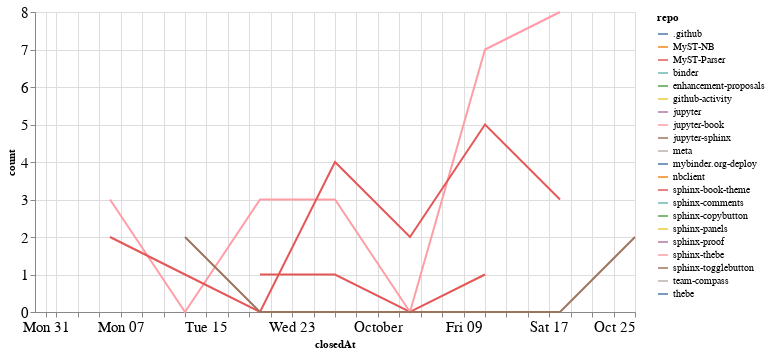

Notebook code cell kept with this figure:
### Code cell
closed_by_time = closed_by.groupby('repo').resample('W', on='closedAt').count()['author'].reset_index()
closed_by_time = closed_by_time.rename(columns={'author': 'count'})

alt.Chart(closed_by_time, width=600).mark_line().encode(
    x='closedAt',
    y='count',
    color='repo',
    tooltip="repo"
)

### Figure 1 — Vega-Lite specification as saved in the notebook (floating-point values rounded to 4 significant figures)
{"config": {"axisLeft": {"labelFontSize": 15}, "axisBottom": {"labelFontSize": 15}}, "data": {"name": "data-788c50a1cce8e19074c07eb468eab9c8"}, "mark": "line", "encoding": {"color": {"type": "nominal", "field": "repo"}, "tooltip": {"type": "nominal", "field": "repo"}, "x": {"type": "temporal", "field": "closedAt"}, "y": {"type": "quantitative", "field": "count"}}, "width": 600, "$schema": "https://vega.github.io/schema/vega-lite/v4.8.1.json", "datasets": {"data-788c50a1cce8e19074c07eb468eab9c8": [{"repo": ".github", "closedAt": "2020-08-30T00:00:00", "count": 1}, {"repo": "MyST-NB", "closedAt": "2020-09-06T00:00:00", "count": 1}, {"repo": "MyST-Parser", "closedAt": "2020-09-20T00:00:00", "count": 1}, {"repo": "MyST-Parser", "closedAt": "2020-09-27T00:00:00", "count": 1}, {"repo": "MyST-Parser", "closedAt": "2020-10-04T00:00:00", "count": 0}, {"repo": "MyST-Parser", "closedAt": "2020-10-11T00:00:00", "count": 1}, {"repo": "binder", "closedAt": "2020-10-18T00:00:00", "count": 1}, {"repo": "enhancement-proposals", "closedAt": "2020-08-30T00:00:00", "count": 1}, {"repo": "github-activity", "closedAt": "2020-10-11T00:00:00", "count": 1}, {"repo": "jupyter", "closedAt": "2020-10-11T00:00:00", "count": 1}, {"repo": "jupyter-book", "closedAt": "2020-09-06T00:00:00", "count": 3}, {"repo": "jupyter-book", "closedAt": "2020-09-13T00:00:00", "count": 0}, {"repo": "jupyter-book", "closedAt": "2020-09-20T00:00:00", "count": 3}, {"repo": "jupyter-book", "closedAt": "2020-09-27T00:00:00", "count": 3}, {"repo": "jupyter-book", "closedAt": "2020-10-04T00:00:00", "count": 0}, {"repo": "jupyter-book", "closedAt": "2020-10-11T00:00:00", "count": 7}, {"repo": "jupyter-book", "closedAt": "2020-10-18T00:00:00", "count": 8}, {"repo": "jupyter-sphinx", "closedAt": "2020-09-27T00:00:00", "count": 1}, {"repo": "meta", "closedAt": "2020-09-13T00:00:00", "count": 2}, {"repo": "mybinder.org-deploy", "closedAt": "2020-10-18T00:00:00", "count": 1}, {"repo": "nbclient", "closedAt": "2020-09-13T00:00:00", "count": 1}, {"repo": "sphinx-book-theme", "closedAt": "2020-09-06T00:00:00", "count": 2}, {"repo": "sphinx-book-theme", "closedAt": "2020-09-13T00:00:00", "count": 1}, {"repo": "sphinx-book-theme", "closedAt": "2020-09-20T00:00:00", "count": 0}, {"repo": "sphinx-book-theme", "closedAt": "2020-09-27T00:00:00", "count": 4}, {"repo": "sphinx-book-theme", "closedAt": "2020-10-04T00:00:00", "count": 2}, {"repo": "sphinx-book-theme", "closedAt": "2020-10-11T00:00:00", "count": 5}, {"repo": "sphinx-book-theme", "closedAt": "2020-10-18T00:00:00", "count": 3}, {"repo": "sphinx-comments", "closedAt": "2020-09-27T00:00:00", "count": 1}, {"repo": "sphinx-copybutton", "closedAt": "2020-09-27T00:00:00", "count": 1}, {"repo": "sphinx-panels", "closedAt": "2020-10-18T00:00:00", "count": 1}, {"repo": "sphinx-proof", "closedAt": "2020-09-27T00:00:00", "count": 1}, {"repo": "sphinx-thebe", "closedAt": "2020-10-18T00:00:00", "count": 1}, {"repo": "sphinx-togglebutton", "closedAt": "2020-09-13T00:00:00", "count": 2}, {"repo": "sphinx-togglebutton", "closedAt": "2020-09-20T00:00:00", "count": 0}, {"repo": "sphinx-togglebutton", "closedAt": "2020-09-27T00:00:00", "count": 0}, {"repo": "sphinx-togglebutton", "closedAt": "2020-10-04T00:00:00", "count": 0}, {"repo": "sphinx-togglebutton", "closedAt": "2020-10-11T00:00:00", "count": 0}, {"repo": "sphinx-togglebutton", "closedAt": "2020-10-18T00:00:00", "count": 0}, {"repo": "sphinx-togglebutton", "closedAt": "2020-10-25T00:00:00", "count": 2}, {"repo": "team-compass", "closedAt": "2020-10-11T00:00:00", "count": 1}, {"repo": "thebe", "closedAt": "2020-10-18T00:00:00", "count": 5}]}}
